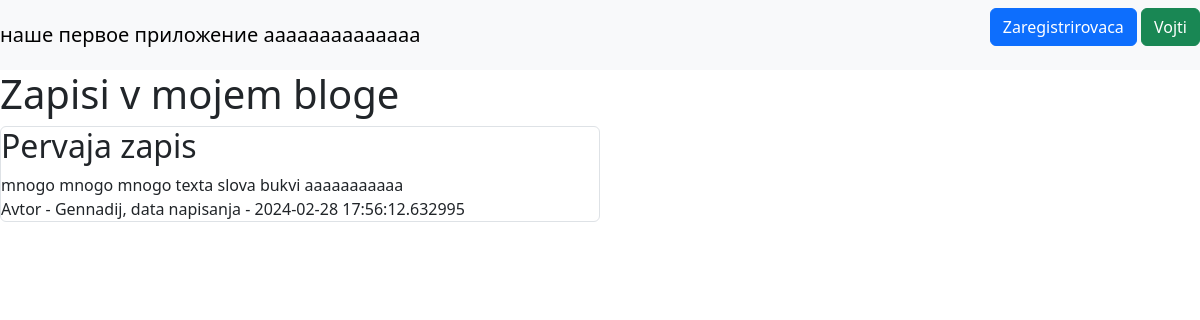
Before: / with the older database file.
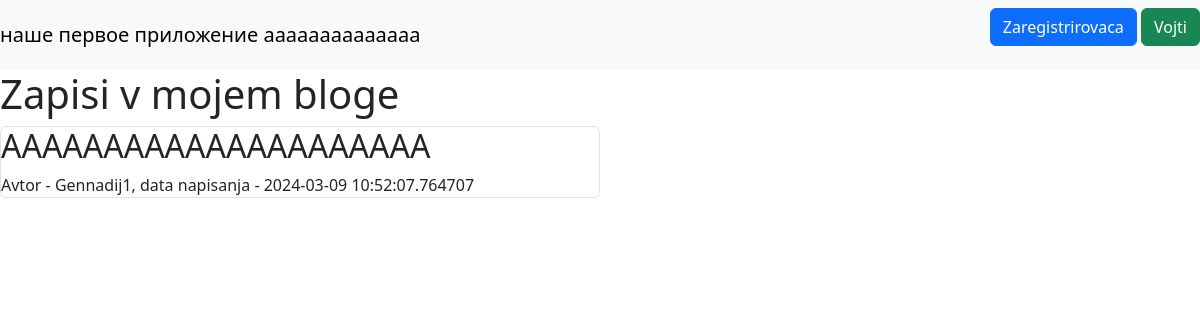
After: the same page with the newer database file.
### data/news.py (models this page shows)
class News(SqlAlchemyBase):
    __tablename__ = 'news'
    id = sa.Column(sa.Integer, primary_key=True, autoincrement=True)
    title = sa.Column(sa.String, nullable=True)
    content = sa.Column(sa.String, nullable=True)
    created_data = sa.Column(sa.DateTime, default=dt.datetime.now)
    is_private = sa.Column(sa.Boolean, default=True)
    user_id = sa.Column(sa.Integer, sa.ForeignKey("user.id"))
    user = orm.relationship('User')
    categories = orm.relationship('Category', secondary='association', backref='news')

### data/user.py (models this page shows, shortened)
class User(SqlAlchemyBase, UserMixin):
    __tablename__ = 'user'
    id = sa.Column(sa.Integer, primary_key=True, autoincrement=True)
    name = sa.Column(sa.String, nullable=True)
    about = sa.Column(sa.String, nullable=True)
    email = sa.Column(sa.String, index=True, unique=True, nullable=True)
    hashed_password = sa.Column(sa.String, nullable=True)
    created_data = sa.Column(sa.DateTime, default=dt.datetime.now)
    news = orm.relationship("News", back_populates='user')

### main.py (the view)
@app.route("/")
def index():
    db_sess = db_session.create_session()
    if current_user.is_authenticated:
        news = db_sess.query(News).filter(
            (News.user == current_user) | (News.is_private != True)
        )
    else:
        news = db_sess.query(News).filter(News.is_private != True)
    return render_template("index.html", news=news, current_user=current_user)

### data/db_session.py (called while the page is built)
def create_session() -> Session:
    global __factory
    return __factory()

### templates/index.html (shortened to what this page needs)
{%extends "base.html"%}
{%block content%}
<h1>Zapisi v mojem bloge</h1>
    {%for item in news%}
    <div class="col-md-6 border rounded">
        <h2>{{item.title}}</h2>
        <div>
            {{item.content}}
        </div>
        <div>
            Avtor - {{item.user.name}}, data napisanja - {{item.created_data}}
        </div>
    </div>
    {%endfor%}
{%endblock%}

### templates/base.html (shortened to what this page needs)
<!DOCTYPE html>
<html lang="en">
<head>
    <link rel="stylesheet"
          href="https://cdn.jsdelivr.net/npm/bootstrap@5.3.2/dist/css/bootstrap.min.css"
>
</head>
<body>
<header>
    <nav class="navbar navbar-light bg-light">
        <a class="navbar-brand" href="#">наше первое приложение аааааааааааааа</a>
        {% if current_user.is_authenticated %}
        <a class="navbar-brand" href="/logout">{{current_user.name}}</a>
        {% else %}
        <p>
            <a class="btn btn-primary" href="/register">Zaregistrirovaca</a>
            <a class="btn btn-success" href="/login">Vojti</a>
        </p>
        {% endif %}
    </nav>
</header>
{% block content %}{% endblock %}
</body>
</html>

Changed rows visible on the page:
removed News: title "Pervaja zapis", content "mnogo mnogo mnogo texta slova bukvi aaaaaaaaaaa", user.name "Gennadij", created_data "2024-02-28 17:56:12.632995"
added News: title "AAAAAAAAAAAAAAAAAAAAA", user.name "Gennadij1", created_data "2024-03-09 10:52:07.764707"
